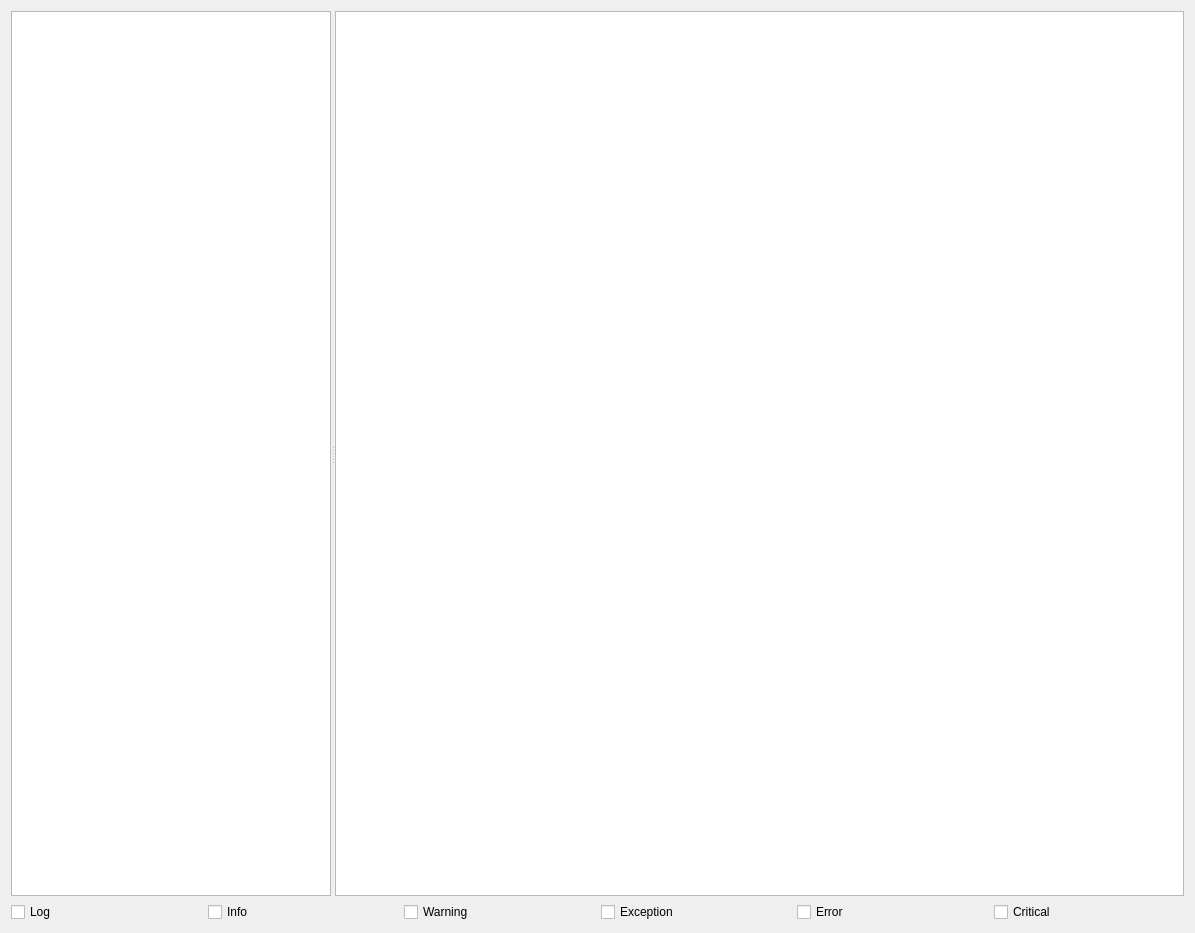
<?xml version="1.0" encoding="UTF-8"?>
<ui version="4.0">
 <class>DebugLog</class>
 <widget class="QWidget" name="DebugLog">
  <property name="geometry">
   <rect>
    <x>0</x>
    <y>0</y>
    <width>1195</width>
    <height>933</height>
   </rect>
  </property>
  <property name="windowTitle">
   <string>Debug Log</string>
  </property>
  <layout class="QGridLayout" name="gridLayout" rowminimumheight="1,0">
   <item row="0" column="0">
    <widget class="QSplitter" name="splitter">
     <property name="orientation">
      <enum>Qt::Horizontal</enum>
     </property>
     <widget class="QTreeWidget" name="treeWidget">
      <property name="maximumSize">
       <size>
        <width>320</width>
        <height>16777215</height>
       </size>
      </property>
      <property name="styleSheet">
       <string notr="true">QTreeView::item {padding: 2px;}</string>
      </property>
      <property name="alternatingRowColors">
       <bool>true</bool>
      </property>
      <property name="verticalScrollMode">
       <enum>QAbstractItemView::ScrollPerPixel</enum>
      </property>
      <attribute name="headerVisible">
       <bool>false</bool>
      </attribute>
      <column>
       <property name="text">
        <string notr="true">1</string>
       </property>
      </column>
     </widget>
     <widget class="QTextEdit" name="debugLogTextEdit"/>
    </widget>
   </item>
   <item row="1" column="0">
    <layout class="QHBoxLayout" name="horizontalLayout">
     <item>
      <widget class="QCheckBox" name="logCheckBox">
       <property name="text">
        <string>Log</string>
       </property>
      </widget>
     </item>
     <item>
      <widget class="QCheckBox" name="infoCheckBox">
       <property name="text">
        <string>Info</string>
       </property>
      </widget>
     </item>
     <item>
      <widget class="QCheckBox" name="warningCheckBox">
       <property name="text">
        <string>Warning</string>
       </property>
      </widget>
     </item>
     <item>
      <widget class="QCheckBox" name="exceptionCheckBox">
       <property name="text">
        <string>Exception</string>
       </property>
      </widget>
     </item>
     <item>
      <widget class="QCheckBox" name="errorCheckBox">
       <property name="text">
        <string>Error</string>
       </property>
      </widget>
     </item>
     <item>
      <widget class="QCheckBox" name="criticalCheckBox">
       <property name="text">
        <string>Critical</string>
       </property>
      </widget>
     </item>
    </layout>
   </item>
  </layout>
 </widget>
 <resources/>
 <connections/>
</ui>
